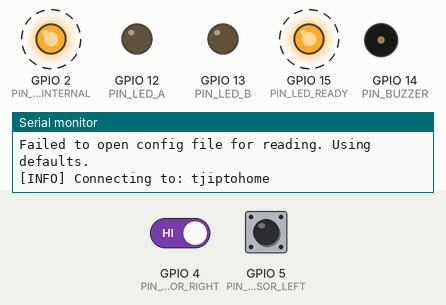
This program was run on a simulated ESP8266 (Wemos D1 mini). Shown: output pins drawn as LEDs (lit = HIGH), buzzer (waves = sounding, pin HIGH), the last lines printed to the serial monitor. Dashed ring = blinking. The inputs (shaded band) are chosen by the test bench; at power-on: GPIO 4 (PIN_SENSOR_RIGHT) HIGH, GPIO 5 (PIN_SENSOR_LEFT) HIGH. WiFi joins after 1.5 s; servers stay silent unless stated; uploads are accepted with an empty reply; storage starts empty.

Above: at 1.57 s.
1.9 s: GPIO 4 (PIN_SENSOR_RIGHT) driven LOW
At 3.4 s:
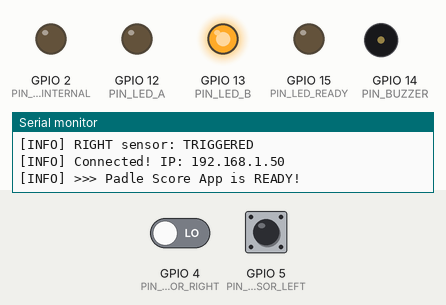
4.9 s: GPIO 5 (PIN_SENSOR_LEFT) driven LOW
At 5.5 s:
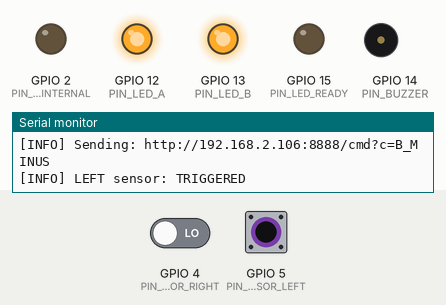
7.9 s: GPIO 4 (PIN_SENSOR_RIGHT) driven HIGH
At 8.3 s:
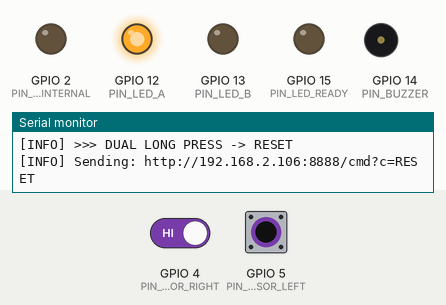
9.4 s: GPIO 5 (PIN_SENSOR_LEFT) driven HIGH
At 10.6 s:
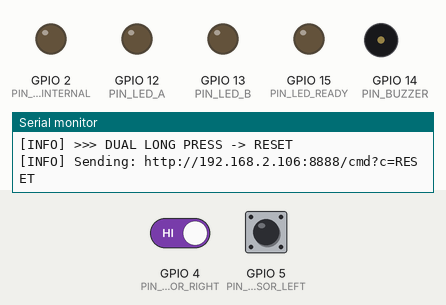
12.4 s: GPIO 5 (PIN_SENSOR_LEFT) driven LOW
At 13.4 s:
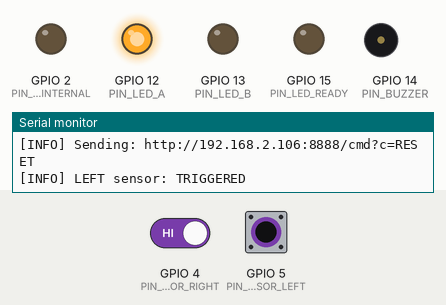
15.4 s: GPIO 5 (PIN_SENSOR_LEFT) pulsed HIGH 5 times (0.12 s each, 0.3 s apart)
Timing chart, 0 to 19.4 s (numbered marks = the images above; inputs shaded):
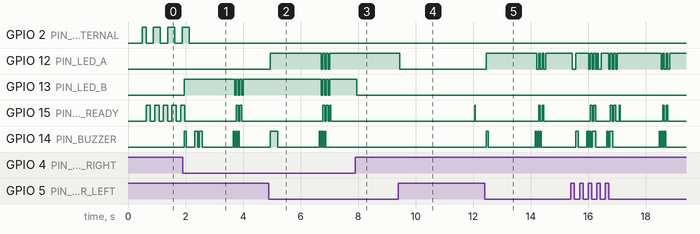

The program:

main.cpp
```cpp
#include <Arduino.h>
#include <ESP8266WiFi.h>
#include <ESP8266HTTPClient.h>
#include <WiFiClient.h>
#include <DNSServer.h>
#include <ESP8266WebServer.h>

#include "config.h"
#include "ConfigManager.h"
#include "config_portal.h"

// Structured Logging Macro (Matching d1_mini pattern)
#define LOG(msg) Serial.println(F("[INFO] " msg))
#define LOG_VAL(label, val) { Serial.print(F("[INFO] ")); Serial.print(F(label)); Serial.print(F(": ")); Serial.println(val); }
#define LOG_ERR(msg) Serial.println(F("[ERR]  " msg))

// ============================================================
//  STATE VARIABLES
// ============================================================

// Sensor states (LOW = triggered/detected, HIGH = clear)
bool leftTriggered = false;
bool rightTriggered = false;
bool leftLastState = HIGH;
bool rightLastState = HIGH;

// Timing
unsigned long leftTriggerStart = 0;
unsigned long rightTriggerStart = 0;
unsigned long leftDebounceTime = 0;
unsigned long rightDebounceTime = 0;
unsigned long lastSendTime = 0;

// Command state
bool leftCommandSent = false;
bool rightCommandSent = false;
bool dualCommandSent = false;
unsigned long dualHoldStart = 0;
bool isBlinking = false;

// WiFi & App Connection
unsigned long lastWifiCheck = 0;
unsigned long lastAppCheck = 0;
bool appReady = false;
WiFiClient wifiClient;

// Server & DNS
DNSServer dnsServer;
ESP8266WebServer server(80);
bool setupMode = false;

// LED & Buzzer Feedback States
struct FeedbackState {
    bool active = false;
    unsigned long startTime = 0;
    int type = 0; // 0: Success, 1: Error
    bool ledA = false;
    bool ledB = false;
    bool readyLed = false;
    int step = 0;
};
FeedbackState feedback;

struct BuzzerState {
    bool active = false;
    unsigned long startTime = 0;
    int count = 0;
    int currentCount = 0;
    int duration = 0;
    bool isOn = false;
};
BuzzerState bzState;

// WiFi Connection State
bool isWifiConnecting = false;
unsigned long lastInternalBlink = 0;
bool internalLedState = HIGH;

// LED State Logic
enum ReadyLEDState { LED_FAST, LED_1_8 };
ReadyLEDState currentLEDState = LED_FAST;

// ============================================================
//  FUNCTION PROTOTYPES
// ============================================================
void connectWiFi();
void maintainWiFi();
void readSensors();
void processButtons();
void sendCommand(const char* cmd);
void checkAppConnection();
void startFeedback(int type, bool a, bool b, bool ready);
void updateFeedback();
void triggerBuzzerAsync(int durationMs, int count = 1);
void updateBuzzer();
void playReadyMelody();
void updateReadyLED();
void startSetupMode();
void handleRoot();
void handleSave();
void handleNotFound();

// ============================================================
//  SETUP
// ============================================================

void setup() {
    Serial.begin(115200);
    delay(500);
    LOG("Padel Scoreboard Booting...");
    LOG_VAL("Version", VERSION);

    // Configure pins
    pinMode(PIN_SENSOR_LEFT, INPUT);
    pinMode(PIN_SENSOR_RIGHT, INPUT);
    pinMode(PIN_LED_INTERNAL, OUTPUT);
    pinMode(PIN_LED_A, OUTPUT);
    pinMode(PIN_LED_B, OUTPUT);
    pinMode(PIN_LED_READY, OUTPUT);
    pinMode(PIN_BUZZER, OUTPUT);

    digitalWrite(PIN_LED_INTERNAL, HIGH); // Off
    digitalWrite(PIN_LED_A, LOW);
    digitalWrite(PIN_LED_B, LOW);
    digitalWrite(PIN_LED_READY, LOW);
    digitalWrite(PIN_BUZZER, LOW);

    // Initialize Config
    cfgManager.begin();

    // CHECK FOR SETUP MODE (Wait a bit for sensors to stabilize)
    delay(100);
    if (digitalRead(PIN_SENSOR_LEFT) == LOW && digitalRead(PIN_SENSOR_RIGHT) == LOW) {
        LOG("!!! SETUP MODE TRIGGERED !!!");
        setupMode = true;
        startSetupMode();
        return;
    }

    // Normal mode
    connectWiFi();
}

// ============================================================
//  MAIN LOOP
// ============================================================

void loop() {
    if (setupMode) {
        dnsServer.processNextRequest();
        server.handleClient();

        digitalWrite(PIN_LED_READY, HIGH); // Steady ON for AP Mode

        static unsigned long lastSetupBlink = 0;
        if (millis() - lastSetupBlink > 200) {
            lastSetupBlink = millis();
            bool s = digitalRead(PIN_LED_A);
            digitalWrite(PIN_LED_A, !s);
            digitalWrite(PIN_LED_B, s);
        }
        return;
    }

    maintainWiFi();

    unsigned long now = millis();
    if (now - lastAppCheck >= APP_CHECK_INTERVAL) {
        lastAppCheck = now;
        checkAppConnection();
    }

    updateReadyLED();
    updateFeedback();
    updateBuzzer();
    readSensors();
    processButtons();
}

// ============================================================
//  WIFI MANAGEMENT
// ============================================================

void connectWiFi() {
    if (cfgManager.config.wifi_ssid == "") {
        LOG_ERR("No WiFi SSID configured.");
        return;
    }

    LOG_VAL("Connecting to", cfgManager.config.wifi_ssid);
    WiFi.mode(WIFI_STA);
    WiFi.begin(cfgManager.config.wifi_ssid.c_str(), cfgManager.config.wifi_pass.c_str());
    isWifiConnecting = true;
}

void maintainWiFi() {
    static bool lastConnected = false;
    bool connected = (WiFi.status() == WL_CONNECTED);

    if (connected) {
        if (!lastConnected) {
            LOG_VAL("Connected! IP", WiFi.localIP().toString());
            digitalWrite(PIN_LED_INTERNAL, LOW); // LED on = connected
            isWifiConnecting = false;
            lastConnected = true;
            checkAppConnection(); // Verify app immediately on connection
        }
    } else {
        if (lastConnected) {
            LOG_ERR("WiFi lost!");
            digitalWrite(PIN_LED_INTERNAL, HIGH);
            appReady = false;
            lastConnected = false;
        }

        unsigned long now = millis();
        // Internal LED Blinking while connecting
        if (now - lastInternalBlink >= 250) {
            lastInternalBlink = now;
            internalLedState = !internalLedState;
            digitalWrite(PIN_LED_INTERNAL, internalLedState);
        }

        if (now - lastWifiCheck >= WIFI_RETRY_MS) {
            lastWifiCheck = now;
            LOG("Attempting WiFi reconnection...");
            WiFi.begin(cfgManager.config.wifi_ssid.c_str(), cfgManager.config.wifi_pass.c_str());
            isWifiConnecting = true;
        }
    }
}

// ============================================================
//  APP CONNECTION CHECK
// ============================================================

void checkAppConnection() {
    if (WiFi.status() != WL_CONNECTED) {
        appReady = false;
        digitalWrite(PIN_LED_READY, LOW);
        return;
    }

    WiFiClient client;
    client.setTimeout(1000);

    if (client.connect(cfgManager.config.android_ip.c_str(), cfgManager.config.android_port)) {
        if (!appReady) {
            LOG(">>> Padle Score App is READY!");
            playReadyMelody();
        }
        appReady = true;
        client.stop();
    } else {
        if (appReady) {
            LOG_ERR(">>> Padle Score App DISCONNECTED!");
            triggerBuzzerAsync(500);
        }
        appReady = false;
    }
}

// ============================================================
//  SENSORS & BUTTONS
// ============================================================

void triggerBuzzerAsync(int durationMs, int count) {
    bzState.active = true;
    bzState.duration = durationMs;
    bzState.count = count;
    bzState.currentCount = 0;
    bzState.startTime = 0; // Trigger immediate start in update
    bzState.isOn = false;
}

void updateBuzzer() {
    if (!bzState.active) return;

    unsigned long now = millis();
    if (!bzState.isOn) {
        if (bzState.currentCount < bzState.count) {
            if (bzState.startTime == 0 || now - bzState.startTime >= 50) { // 50ms pause between beeps
                digitalWrite(PIN_BUZZER, HIGH);
                bzState.isOn = true;
                bzState.startTime = now;
            }
        } else {
            bzState.active = false;
        }
    } else {
        if (now - bzState.startTime >= (unsigned long)bzState.duration) {
            digitalWrite(PIN_BUZZER, LOW);
            bzState.isOn = false;
            bzState.startTime = now;
            bzState.currentCount++;
        }
    }
}

void readSensors() {
    unsigned long now = millis();

    bool leftRaw = digitalRead(PIN_SENSOR_LEFT);
    if (leftRaw != leftLastState) leftDebounceTime = now;
    if ((now - leftDebounceTime) > DEBOUNCE_MS) {
        bool newState = (leftRaw == LOW);
        if (newState != leftTriggered) {
            leftTriggered = newState;
            if (leftTriggered) {
                leftTriggerStart = now;
                leftCommandSent = false;
                LOG("LEFT sensor: TRIGGERED");
                triggerBuzzerAsync(80);
            }
        }
    }
    leftLastState = leftRaw;

    bool rightRaw = digitalRead(PIN_SENSOR_RIGHT);
    if (rightRaw != rightLastState) rightDebounceTime = now;
    if ((now - rightDebounceTime) > DEBOUNCE_MS) {
        bool newState = (rightRaw == LOW);
        if (newState != rightTriggered) {
            rightTriggered = newState;
            if (rightTriggered) {
                rightTriggerStart = now;
                rightCommandSent = false;
                LOG("RIGHT sensor: TRIGGERED");
                triggerBuzzerAsync(80);
            }
        }
    }
    rightLastState = rightRaw;

    if (!isBlinking) {
        digitalWrite(PIN_LED_A, leftTriggered ? HIGH : LOW);
        digitalWrite(PIN_LED_B, rightTriggered ? HIGH : LOW);
    }
}

void processButtons() {
    unsigned long now = millis();
    if (now - lastSendTime < SEND_COOLDOWN_MS) return;

    if (leftTriggered && rightTriggered) {
        if (dualHoldStart == 0) dualHoldStart = now;
        if (!dualCommandSent && (now - dualHoldStart >= LONG_PRESS_MIN)) {
            LOG(">>> DUAL LONG PRESS -> RESET");
            sendCommand("RESET");
            dualCommandSent = true;
            leftCommandSent = true;
            rightCommandSent = true;
        }
        return;
    } else {
        dualHoldStart = 0;
    }

    if (!leftTriggered && !rightTriggered) dualCommandSent = false;

    if (!leftTriggered && leftTriggerStart > 0 && !leftCommandSent) {
        unsigned long duration = now - leftTriggerStart;
        if (!rightTriggered) {
            if (duration < SHORT_PRESS_MAX) sendCommand("A_PLUS");
        }
        leftCommandSent = true;
        leftTriggerStart = 0;
    }

    if (leftTriggered && !leftCommandSent && !rightTriggered) {
        if (now - leftTriggerStart >= LONG_PRESS_MIN) {
            sendCommand("A_MINUS");
            leftCommandSent = true;
        }
    }

    if (!rightTriggered && rightTriggerStart > 0 && !rightCommandSent) {
        unsigned long duration = now - rightTriggerStart;
        if (!leftTriggered) {
            if (duration < SHORT_PRESS_MAX) sendCommand("B_PLUS");
        }
        rightCommandSent = true;
        rightTriggerStart = 0;
    }

    if (rightTriggered && !rightCommandSent && !leftTriggered) {
        if (now - rightTriggerStart >= LONG_PRESS_MIN) {
            sendCommand("B_MINUS");
            rightCommandSent = true;
        }
    }
}

void sendCommand(const char* cmd) {
    bool feedA = strstr(cmd, "A_") || strstr(cmd, "RESET");
    bool feedB = strstr(cmd, "B_") || strstr(cmd, "RESET");

    String finalCmd = cmd;
    if (cfgManager.config.swap_sensors) {
        if (strstr(cmd, "A_")) finalCmd.replace("A_", "B_");
        else if (strstr(cmd, "B_")) finalCmd.replace("B_", "A_");
    }

    if (WiFi.status() != WL_CONNECTED || !appReady) {
        LOG_ERR("System NOT READY (WiFi or App disconnected)");
        startFeedback(2, true, true, false); // Berkedip pada LED A dan B bersamaan (Type 2 = Long Error)
        triggerBuzzerAsync(400, 1);
        return;
    }

    if (feedA) digitalWrite(PIN_LED_A, HIGH);
    if (feedB) digitalWrite(PIN_LED_B, HIGH);

    String url = "http://" + cfgManager.config.android_ip + ":" + String(cfgManager.config.android_port) + "/cmd?c=" + finalCmd;
    LOG_VAL("Sending", url);

    bool success = false;
    for (int attempt = 1; attempt <= HTTP_RETRIES; attempt++) {
        HTTPClient http;
        http.begin(wifiClient, url);
        http.setTimeout(HTTP_TIMEOUT_MS);
        int httpCode = http.GET();
        if (httpCode == 200) {
            success = true;
            http.end();
            break;
        }
        http.end();
        if (attempt < HTTP_RETRIES) delay(100);
    }

    if (success) startFeedback(0, feedA, feedB, true);
    else {
        LOG_ERR("Command failed!");
        startFeedback(1, feedA, feedB, true);
        triggerBuzzerAsync(500);
    }
    lastSendTime = millis();
}

// ============================================================
//  FEEDBACK
// ============================================================

void startFeedback(int type, bool a, bool b, bool ready) {
    feedback.active = true;
    feedback.type = type;
    feedback.ledA = a;
    feedback.ledB = b;
    feedback.readyLed = ready;
    feedback.step = 0;
    feedback.startTime = millis();
    isBlinking = true;
    if (type == 0) triggerBuzzerAsync(40, 3);
}

void updateFeedback() {
    if (!feedback.active) return;

    unsigned long now = millis();
    int interval = (feedback.type == 0) ? 60 : 200;
    int maxSteps = (feedback.type == 2) ? 12 : 6; // Type 2 (Long Error) blinks twice as long

    if (now - feedback.startTime >= (unsigned long)interval) {
        feedback.startTime = now;
        feedback.step++;

        if (feedback.step >= maxSteps) {
            feedback.active = false;
            isBlinking = false;
            // Ensure LEDs are state-correct after blink
            if (feedback.ledA) digitalWrite(PIN_LED_A, LOW);
            if (feedback.ledB) digitalWrite(PIN_LED_B, LOW);
            return;
        }

        bool ledOn = (feedback.step % 2 == 0);
        if (feedback.ledA) digitalWrite(PIN_LED_A, ledOn);
        if (feedback.ledB) digitalWrite(PIN_LED_B, ledOn);
        if (feedback.readyLed) digitalWrite(PIN_LED_READY, ledOn);
    }
}

void playReadyMelody() {
    // Keeping this simple for now, but async melody would need a sequence
    triggerBuzzerAsync(100, 2);
}

void updateReadyLED() {
    if (WiFi.status() != WL_CONNECTED || !appReady) currentLEDState = LED_FAST;
    else currentLEDState = LED_1_8;

    if (isBlinking) return; // Let feedback handle Ready LED if active

    unsigned long now = millis();
    static unsigned long lastToggle = 0;
    switch (currentLEDState) {
        case LED_1_8:
            {
                bool currentState = digitalRead(PIN_LED_READY);
                unsigned long interval = currentState ? BLINK_1_8_ON_MS : BLINK_1_8_OFF_MS;
                if (now - lastToggle >= interval) {
                    lastToggle = now;
                    digitalWrite(PIN_LED_READY, !currentState);
                }
            }
            break;
        case LED_FAST:
            if (now - lastToggle >= BLINK_FAST_MS) {
                lastToggle = now;
                digitalWrite(PIN_LED_READY, !digitalRead(PIN_LED_READY));
            }
            break;
    }
}

// ============================================================
//  SETUP MODE
// ============================================================

void startSetupMode() {
    WiFi.mode(WIFI_AP);
    WiFi.softAP("Padle-Score-Setup");
    LOG_VAL("AP IP", WiFi.softAPIP().toString());
    dnsServer.start(53, "*", WiFi.softAPIP());
    server.on("/", HTTP_GET, handleRoot);
    server.on("/save", HTTP_POST, handleSave);
    server.onNotFound(handleNotFound);
    server.begin();
    LOG("Captive Portal Started.");
}

void handleRoot() {
    String html = FPSTR(CONFIG_HTML);
    // Replace placeholders with current values
    html.replace("id=\"ssd\"", "id=\"ssd\" value=\"" + cfgManager.config.wifi_ssid + "\"");
    html.replace("id=\"pw\"", "id=\"pw\" value=\"" + cfgManager.config.wifi_pass + "\"");
    html.replace("id=\"ip\"", "id=\"ip\" value=\"" + cfgManager.config.android_ip + "\"");
    html.replace("id=\"pt\" value=\"8888\"", "id=\"pt\" value=\"" + String(cfgManager.config.android_port) + "\"");

    String swapSel = cfgManager.config.swap_sensors ? "selected" : "";
    html.replace("<option value=\"1\">", "<option value=\"1\" " + swapSel + ">");

    server.send(200, "text/html", html);
}

void handleSave() {
    if (server.hasArg("ssd")) cfgManager.config.wifi_ssid = server.arg("ssd");
    if (server.hasArg("pw")) cfgManager.config.wifi_pass = server.arg("pw");
    if (server.hasArg("ip")) cfgManager.config.android_ip = server.arg("ip");
    if (server.hasArg("pt")) cfgManager.config.android_port = server.arg("pt").toInt();
    if (server.hasArg("swp")) cfgManager.config.swap_sensors = (server.arg("swp") == "1");
    cfgManager.saveConfig();
    server.send(200, "text/html", FPSTR(SAVE_HTML));
    delay(2000);
    ESP.restart();
}

void handleNotFound() {
    server.sendHeader("Location", "/", true);
    server.send(302, "text/plain", "");
}
```

ConfigManager.h
```cpp
#ifndef CONFIG_MANAGER_H
#define CONFIG_MANAGER_H

#include <Arduino.h>
#include <ArduinoJson.h>
#include <LittleFS.h>

struct Config {
    String wifi_ssid;
    String wifi_pass;
    String android_ip;
    int android_port;
    bool swap_sensors;
};

class ConfigManager {
public:
    ConfigManager();
    bool begin();
    bool loadConfig();
    bool saveConfig();
    void setDefaults();

    Config config;

private:
    const char* configFilePath = "/config.json";
};

extern ConfigManager cfgManager;

#endif
```

Source omitted: ConfigManager.cpp (2153 bytes), config.h (1797 bytes), config_portal.h (3644 bytes)

Measured:
- after the input at 1.9 s, GPIO 13 (PIN_LED_B): LOW → HIGH after 0.05 s, then repeats every 0.12 s: LOW 0.06 s, HIGH 0.06 s, until it stays HIGH from 4.0 s
- after the input at 4.9 s, GPIO 12 (PIN_LED_A): LOW → HIGH after 0.05 s, then repeats every 0.12 s: LOW 0.06 s, HIGH 0.06 s, until it stays HIGH from 7.0 s; GPIO 13 (PIN_LED_B): alternates HIGH for 0.06 s and LOW for 0.06 s, 6 changes in all, then stays HIGH, starting after 1.8 s
- after the input at 7.9 s, GPIO 13 (PIN_LED_B): HIGH → LOW after 0.05 s
- after the input at 9.4 s, GPIO 12 (PIN_LED_A): HIGH → LOW after 0.05 s
- after the input at 12.4 s, GPIO 12 (PIN_LED_A): LOW → HIGH after 0.05 s, then repeats every 0.12 s: LOW 0.06 s, HIGH 0.06 s, until it stays HIGH from 14.5 s; GPIO 15 (PIN_LED_READY): alternates HIGH for 0.06 s and LOW for 0.06 s, 4 changes in all, then stays LOW, starting after 1.9 s
